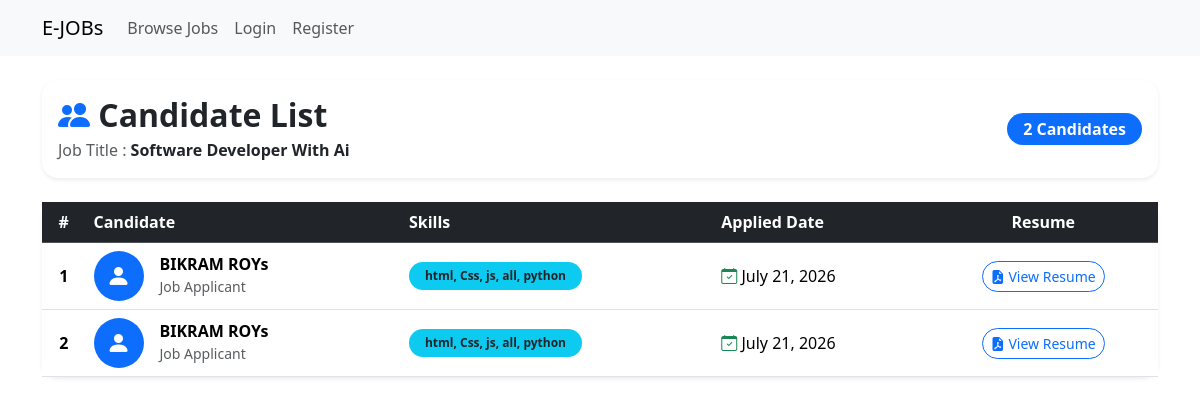
Screenshot of /candidate-list/3/ with the database file from the repository.
### jobportal/models.py (models this page shows, shortened)
class JobPostModel(models.Model):
    posted_by = models.ForeignKey(
        RecruiterProfileModel,
        on_delete=models.CASCADE,
        related_name='job_post_info',
        null=True
    )
    title = models.CharField(max_length=200, null=True)
    number_of_openings = models.PositiveIntegerField(null=True)
    category = models.ForeignKey(
        CategoryModel,
        on_delete=models.CASCADE,
        null=True
    )
    description = models.TextField(null=True)
    skills_set = models.TextField(null=True)
    deadline = models.DateField(null=True)
    salary = models.FloatField(null=True)
    created_at = models.DateField(auto_now_add=True, null=True)
    updated_at = models.DateField(auto_now=True, null=True)

class ApplyJobModel(models.Model):
    applied_by = models.ForeignKey(
        SeekerProfileModel,
        on_delete=models.CASCADE,
        related_name='applied_by_info',
        null=True
    )
    applied_job = models.ForeignKey(
        JobPostModel,
        on_delete=models.CASCADE,
        related_name='applied_job_info',
        null=True
    )
    resume = models.FileField(upload_to='seeker_resume', null=True)
    applied_at = models.DateField(auto_now_add=True, null=True)

class SeekerProfileModel(models.Model):
    seeker = models.OneToOneField(
        User,
        on_delete=models.CASCADE,
        related_name='seeker_profile',
        null=True
    )
    name = models.CharField(max_length=200, null=True)
    address = models.TextField(null=True)
    contact = models.CharField(max_length=20, null=True)
    profile_image = models.ImageField(upload_to='seeker_image', null=True)
    skills_set = models.TextField(null=True)
    created_at = models.DateField(auto_now_add=True, null=True)
    updated_at = models.DateField(auto_now=True, null=True)

### jobportal/views.py (the view)
# urls.py: path('candidate-list/<str:id>/',candidate_list_view,name='candidate_list_view'),
def candidate_list_view(request, id):
    job_data = JobPostModel.objects.get(id=id)
    candidate_data = ApplyJobModel.objects.filter(applied_job=job_data)
    context = {
        'candidate_data': candidate_data,
        'job_data': job_data,
        'title': 'Candidate List Page',
    }
    return render(request,'candidate-list.html',context)

### jobportal/templates/candidate-list.html
{% extends 'master/base.html' %}
{% block content %}
    <div class="card border-0 shadow-sm rounded-4 mb-4">
        <div class="card-body d-flex justify-content-between align-items-center">
            <div>
                <h2 class="fw-bold mb-1">
                    <i class="bi bi-people-fill text-primary"></i>
                    Candidate List
                </h2>
                <p class="text-muted mb-0">
                    Job Title :
                    <span class="fw-semibold text-dark">
                        {{ job_data.title }}
                    </span>
                </p>
            </div>
            <span class="badge bg-primary rounded-pill fs-6 px-3 py-2">
                {{ candidate_data|length }} Candidates
            </span>
        </div>
    </div>
    <div class="card border-0 shadow-sm rounded-4">
        <div class="card-body p-0">
            <div class="table-responsive">
                <table class="table table-hover align-middle mb-0">
                    <thead class="table-dark">
                        <tr>
                            <th class="text-center">#</th>
                            <th>Candidate</th>
                            <th>Skills</th>
                            <th>Applied Date</th>
                            <th class="text-center">Resume</th>
                        </tr>
                    </thead>
                    <tbody>
                    {% for candidate in candidate_data %}
                        <tr>
                            <td class="text-center fw-bold">
                                {{ forloop.counter }}
                            </td>
                            <td>
                                <div class="d-flex align-items-center">
                                    <div class="bg-primary text-white rounded-circle d-flex justify-content-center align-items-center me-3"
                                        style="width:50px;height:50px;">
                                        <i class="bi bi-person-fill fs-4"></i>
                                    </div>
                                    <div>
                                        <h6 class="mb-0 fw-bold">
                                            {{ candidate.applied_by.name }}
                                        </h6>
                                        <small class="text-muted">
                                            Job Applicant
                                        </small>
                                    </div>
                                </div>
                            </td>
                            <td>
                                <span class="badge bg-info text-dark rounded-pill px-3 py-2">
                                    {{ candidate.applied_by.skills_set }}
                                </span>
                            </td>
                            <td>
                                <i class="bi bi-calendar-check text-success"></i>
                                {{ candidate.applied_at }}
                            </td>
                            <td class="text-center">
                                {% if candidate.resume %}
                                    <a href="{{ candidate.resume.url }}"
                                       target="_blank"
                                       class="btn btn-sm btn-outline-primary rounded-pill">
                                        <i class="bi bi-file-earmark-pdf-fill"></i>
                                        View Resume
                                    </a>
                                {% else %}
                                    <span class="badge bg-danger rounded-pill">
                                        No Resume
                                    </span>
                                {% endif %}
                            </td>
                        </tr>
                    {% endfor %}
                    </tbody>
                </table>
            </div>
        </div>
    </div>
{% endblock content %}

### rows the page displays
JobPostModel: title "Software Developer With Ai"
ApplyJobModel: applied_by.name "BIKRAM ROYs", applied_by.skills_set "html, Css, js, all, python", applied_at "July 21, 2026"
ApplyJobModel: applied_by.name "BIKRAM ROYs", applied_by.skills_set "html, Css, js, all, python", applied_at "July 21, 2026"

### other values shown
{{ candidate_data|length }} "2"
